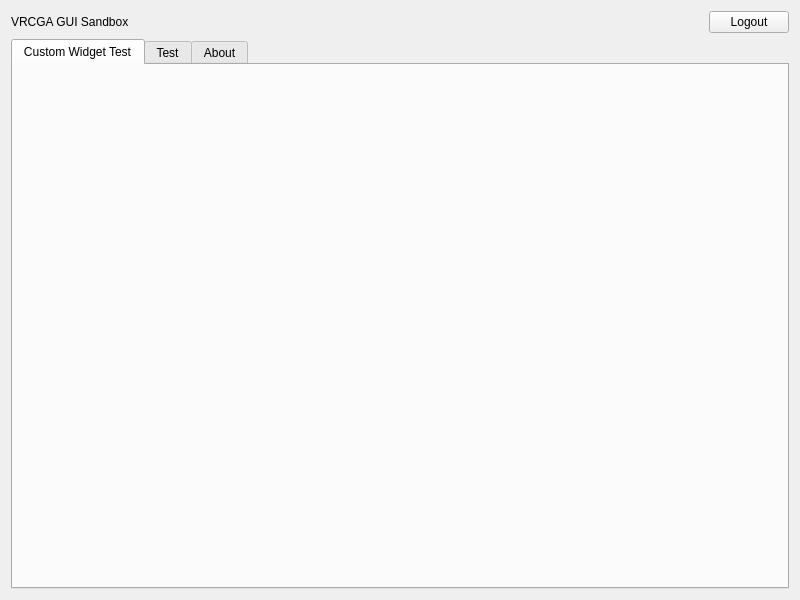
<?xml version="1.0" encoding="UTF-8"?>
<ui version="4.0">
 <class>AppMainWidget</class>
 <widget class="QWidget" name="AppMainWidget">
  <property name="geometry">
   <rect>
    <x>0</x>
    <y>0</y>
    <width>800</width>
    <height>600</height>
   </rect>
  </property>
  <property name="windowTitle">
   <string>VRChat Group Assistant</string>
  </property>
  <layout class="QVBoxLayout" name="verticalLayout">
   <item>
    <layout class="QHBoxLayout" name="titleBar">
     <item>
      <widget class="QLabel" name="appTitle">
       <property name="text">
        <string>VRCGA GUI Sandbox</string>
       </property>
      </widget>
     </item>
     <item>
      <spacer name="horizontalSpacer">
       <property name="orientation">
        <enum>Qt::Horizontal</enum>
       </property>
       <property name="sizeHint" stdset="0">
        <size>
         <width>40</width>
         <height>20</height>
        </size>
       </property>
      </spacer>
     </item>
     <item>
      <widget class="QPushButton" name="logoutButton">
       <property name="text">
        <string>Logout</string>
       </property>
      </widget>
     </item>
    </layout>
   </item>
   <item>
    <widget class="QTabWidget" name="appNav">
     <property name="currentIndex">
      <number>0</number>
     </property>
     <widget class="Ui_TestPageWidget" name="customWidgetTestTab">
      <attribute name="title">
       <string>Custom Widget Test</string>
      </attribute>
     </widget>
     <widget class="QWidget" name="testWidgetTab">
      <attribute name="title">
       <string>Test</string>
      </attribute>
      <layout class="QVBoxLayout" name="verticalLayout_2">
       <item>
        <widget class="QWidget" name="stackedCheckbox" native="true">
         <layout class="QHBoxLayout" name="horizontalLayout">
          <item>
           <widget class="QLabel" name="label">
            <property name="text">
             <string>Stacked Widget Working</string>
            </property>
           </widget>
          </item>
          <item>
           <spacer name="horizontalSpacer_3">
            <property name="orientation">
             <enum>Qt::Horizontal</enum>
            </property>
            <property name="sizeHint" stdset="0">
             <size>
              <width>40</width>
              <height>20</height>
             </size>
            </property>
           </spacer>
          </item>
          <item>
           <widget class="Line" name="line">
            <property name="frameShadow">
             <enum>QFrame::Plain</enum>
            </property>
            <property name="lineWidth">
             <number>3</number>
            </property>
            <property name="orientation">
             <enum>Qt::Vertical</enum>
            </property>
           </widget>
          </item>
          <item>
           <widget class="QCheckBox" name="checkBox">
            <property name="text">
             <string>CheckBox</string>
            </property>
           </widget>
          </item>
         </layout>
        </widget>
       </item>
       <item>
        <widget class="QWidget" name="tabCheckbox" native="true">
         <layout class="QHBoxLayout" name="horizontalLayout_2">
          <item>
           <widget class="QLabel" name="label_2">
            <property name="text">
             <string>Tab Widget Working</string>
            </property>
           </widget>
          </item>
          <item>
           <spacer name="horizontalSpacer_5">
            <property name="orientation">
             <enum>Qt::Horizontal</enum>
            </property>
            <property name="sizeHint" stdset="0">
             <size>
              <width>40</width>
              <height>20</height>
             </size>
            </property>
           </spacer>
          </item>
          <item>
           <widget class="Line" name="line_2">
            <property name="frameShadow">
             <enum>QFrame::Plain</enum>
            </property>
            <property name="lineWidth">
             <number>3</number>
            </property>
            <property name="orientation">
             <enum>Qt::Vertical</enum>
            </property>
           </widget>
          </item>
          <item>
           <widget class="QCheckBox" name="checkBox_2">
            <property name="text">
             <string>CheckBox</string>
            </property>
           </widget>
          </item>
         </layout>
        </widget>
       </item>
       <item>
        <widget class="QWidget" name="customWidgetsCheckbox" native="true">
         <layout class="QHBoxLayout" name="horizontalLayout_3">
          <item>
           <widget class="QLabel" name="label_3">
            <property name="text">
             <string>Custom Widgets Working</string>
            </property>
           </widget>
          </item>
          <item>
           <spacer name="horizontalSpacer_7">
            <property name="orientation">
             <enum>Qt::Horizontal</enum>
            </property>
            <property name="sizeHint" stdset="0">
             <size>
              <width>40</width>
              <height>20</height>
             </size>
            </property>
           </spacer>
          </item>
          <item>
           <widget class="Line" name="line_3">
            <property name="frameShadow">
             <enum>QFrame::Plain</enum>
            </property>
            <property name="lineWidth">
             <number>3</number>
            </property>
            <property name="orientation">
             <enum>Qt::Vertical</enum>
            </property>
           </widget>
          </item>
          <item>
           <widget class="QCheckBox" name="checkBox_3">
            <property name="text">
             <string>CheckBox</string>
            </property>
           </widget>
          </item>
         </layout>
        </widget>
       </item>
      </layout>
     </widget>
     <widget class="Ui_AboutPage" name="aboutTab">
      <attribute name="title">
       <string>About</string>
      </attribute>
     </widget>
    </widget>
   </item>
  </layout>
 </widget>
 <customwidgets>
  <customwidget>
   <class>Ui_TestPageWidget</class>
   <extends>QWidget</extends>
   <header>ui_test_page_widget</header>
   <container>1</container>
  </customwidget>
  <customwidget>
   <class>Ui_AboutPage</class>
   <extends>QWidget</extends>
   <header>ui_about_page_widget</header>
   <container>1</container>
  </customwidget>
 </customwidgets>
 <resources/>
 <connections/>
</ui>
